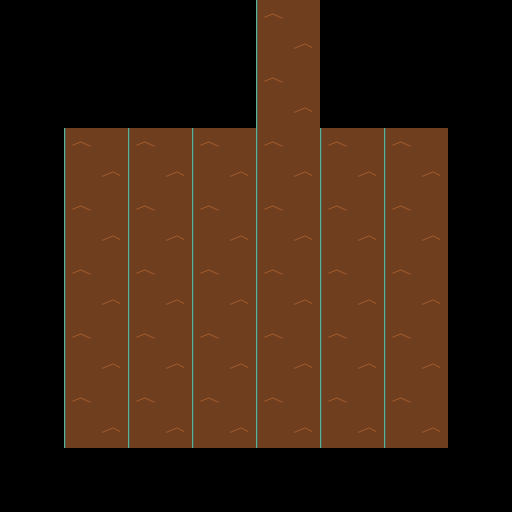

This is a level from a 2D game, rendered from its Tiled map with the project's own tilesets. A one-line summary and the map file follow, with tile-layer data summarised:
An orthogonal 8x8 tile map with 64x64 px tiles, 3 tile layers (Terrain, Background, Foreground), 4 tilesets and 1 object.

<map version="1.0" orientation="orthogonal" renderorder="right-down" width="8" height="8" tilewidth="64" tileheight="64" nextobjectid="189">
 <properties>
  <property name="Name" value="AsceticHut" />
 </properties>
 <tileset firstgid="1" name="WoodlandsTerrain" tilewidth="64" tileheight="64">
  <image source="WoodlandsTerrain.png" width="512" height="512" />
  <terraintypes>
   <terrain name="Mud" tile="-1" />
   <terrain name="Grass" tile="-1" />
   <terrain name="Stone" tile="-1" />
  </terraintypes>
  <tile id="16" terrain="0,0,2,2" />
  <tile id="17" terrain="1,1,1,0" />
  <tile id="18" terrain="1,1,0,0" />
  <tile id="19" terrain="1,1,0,1" />
  <tile id="23" terrain="2,2,0,0" />
  <tile id="24" terrain="0,0,0,2" />
  <tile id="25" terrain="1,0,1,0" />
  <tile id="26" terrain="0,0,0,0" />
  <tile id="27" terrain="0,1,0,1" />
  <tile id="31" terrain="0,0,2,0" />
  <tile id="32" terrain="0,2,0,2" />
  <tile id="33" terrain="1,0,1,1" />
  <tile id="34" terrain="0,0,1,1" />
  <tile id="35" terrain="0,1,1,1" />
  <tile id="39" terrain="2,0,2,0" />
  <tile id="40" terrain="0,2,0,0" />
  <tile id="41" terrain="1,1,1,2" />
  <tile id="42" terrain="1,1,2,2" />
  <tile id="43" terrain="1,1,2,1" />
  <tile id="47" terrain="2,0,0,0" />
  <tile id="48" terrain="1,1,1,1" />
  <tile id="49" terrain="1,2,1,2" />
  <tile id="50" terrain="2,2,2,2" />
  <tile id="51" terrain="2,1,2,1" />
  <tile id="52" terrain="2,2,2,1" />
  <tile id="53" terrain="2,2,1,2" />
  <tile id="54" terrain="0,0,0,1" />
  <tile id="55" terrain="0,0,1,0" />
  <tile id="56">
   <properties>
    <property name="Unwalkable" value="" />
   </properties>
  </tile>
  <tile id="57" terrain="1,2,1,1" />
  <tile id="58" terrain="2,2,1,1" />
  <tile id="59" terrain="2,1,1,1" />
  <tile id="60" terrain="2,1,2,2" />
  <tile id="61" terrain="1,2,2,2" />
  <tile id="62" terrain="0,1,0,0" />
  <tile id="63" terrain="1,0,0,0" />
 </tileset>
 <tileset firstgid="65" name="WoodlandsBuildings" tilewidth="64" tileheight="64">
  <image source="WoodlandsBuildings.png" width="389" height="257" />
 </tileset>
 <tileset firstgid="89" name="WoodlandsObjects" tilewidth="64" tileheight="64">
  <image source="WoodlandsObjects.png" width="512" height="512" />
 </tileset>
 <tileset firstgid="153" name="WoodlandsTree" tilewidth="256" tileheight="384">
  <image source="WoodlandsTree.png" width="256" height="384" />
 </tileset>
 <layer name="Terrain" width="8" height="8">
  <data>[64 cells, 64 non-empty, 2 distinct tile ids]</data>
 </layer>
 <layer name="Background" width="8" height="8">
  <data>[64 cells, 0 non-empty, 0 distinct tile ids]</data>
 </layer>
 <objectgroup name="Sprites" />
 <objectgroup name="Objects" />
 <objectgroup name="Spawn Points" />
 <objectgroup name="Exits And Entrances">
  <object id="8" x="279" y="14.6667" width="22.6667" height="23.3333">
   <properties>
    <property name="Facing" value="Down" />
    <property name="From" value="PathToTown" />
    <property name="To" value="PathToTown" />
   </properties>
  </object>
 </objectgroup>
 <layer name="Foreground" width="8" height="8">
  <data>[64 cells, 0 non-empty, 0 distinct tile ids]</data>
 </layer>
</map>
